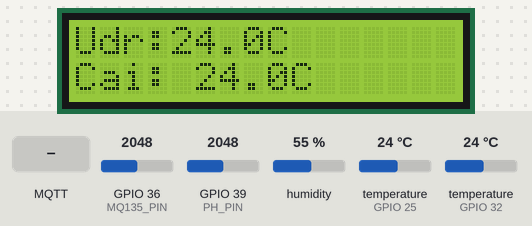
This sketch was run on a simulated ESP32. Parts: 16×2 character LCD. Inputs (shaded band) come from the test bench; at power-on: temperature (sensors on GPIO 25, GPIO 32) 24 °C, GPIO 36 (MQ135_PIN) = 2048, GPIO 39 (PH_PIN) = 2048, humidity 55 %. WiFi joins after 1.5 s; servers stay silent unless stated; the local clock reads 2024-03-15 10:24:30 at power-on unless the sketch sets it; storage starts empty; random numbers use the default seed unless the sketch sets one; no MQTT or app messages arrive unless stated; not simulated (calls return 0 or success): secrets.h; what the sketch prints to the serial monitor is not drawn.

Above: at 6.8 s.
6.9 s: MQTT message "EJECT_SD" arrives on the first subscribed topic
At 12.4 s:
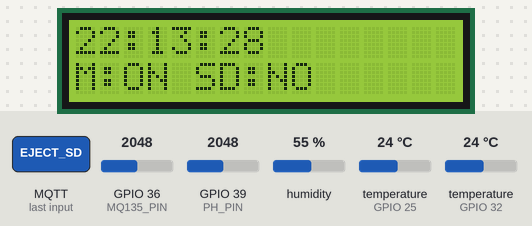
15.5 s: temperature (sensor on GPIO 25) set to 1 °C
At 21.4 s:
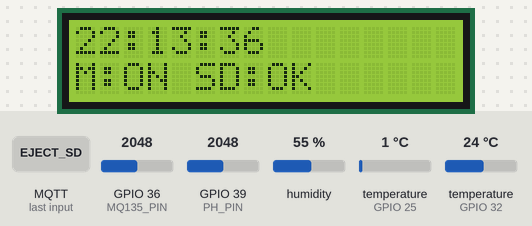
24.5 s: temperature (sensor on GPIO 32) set to 1 °C
28.2 s: GPIO 36 (MQ135_PIN) set to 2866
At 37.6 s:
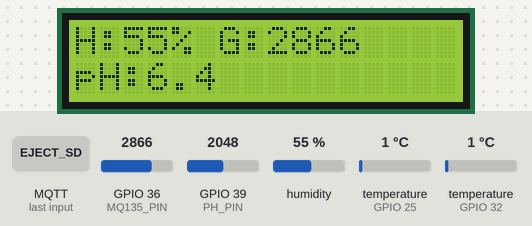
38.1 s: GPIO 39 (PH_PIN) set to 2866
At 46.0 s:
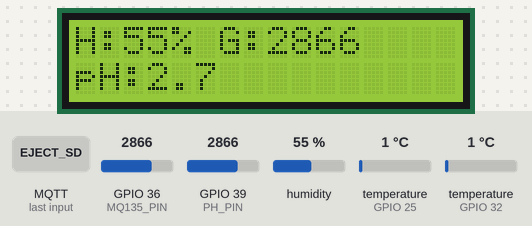
48.8 s: humidity set to 22 %
At 56.1 s:
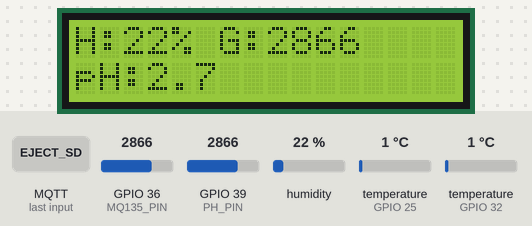
Timing chart, 0 to 57.6 s (numbered marks = the images above; inputs shaded):
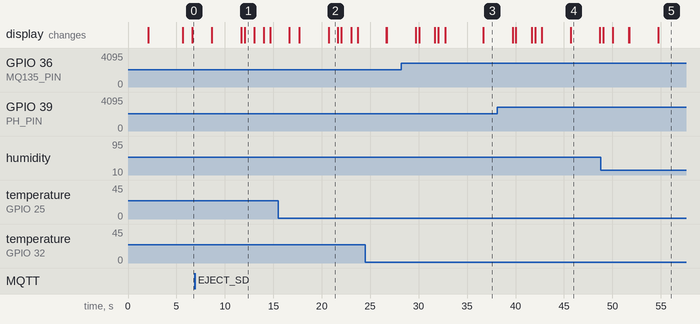

Measured:
- what the display in image 2 shows lasts 1.0 s, from 20.7 s to 21.7 s
- what the display in image 4 shows lasts 3.0 s, from 45.7 s to 48.7 s

The sketch:

enzylife_esp32.ino
```cpp
#include <WiFi.h>
#include <WiFiClientSecure.h>
#include <PubSubClient.h>
#include <DHT.h>
#include <OneWire.h>
#include <DallasTemperature.h>
#include <Wire.h>
#include <LiquidCrystal_I2C.h>
#include <RTClib.h>
#include <FS.h>
#include <SD.h>
#include <SPI.h>
#include "secrets.h"

// ===== CONFIGURATIONS & PINS =====
#define DHTPIN 25
#define DHTTYPE DHT22
#define MQ135_PIN 36
#define PH_PIN 39
#define DS18B20_PIN 32
#define SD_CS_PIN 5

// Konfigurasi WiFi & MQTT Sesuai Jaringanmu
const char* ssid = SECRET_SSID;
const char* wifi_password = SECRET_PASS;
const char* mqtt_server = SECRET_MQTT_SERVER;
const int mqtt_port = 8883;
const char* mqtt_user = SECRET_MQTT_USER;
const char* mqtt_password = SECRET_MQTT_PASS;
const char* mqtt_topic = "enzylife/device01";
const char* mqtt_cmd_topic = "enzylife/device01/cmd";

// Instansiasi Library
DHT dht(DHTPIN, DHTTYPE);
OneWire oneWire(DS18B20_PIN);
DallasTemperature ds18b20(&oneWire);
LiquidCrystal_I2C lcd(0x27, 16, 2);
RTC_DS3231 rtc;
WiFiClientSecure espClient;
PubSubClient client(espClient);

// Variabel Global Sensor & Status
float g_humidity = 0.0;
float g_airTemperature = 0.0;
float g_liquidTemperature = 0.0;
int g_gasRaw = 0;
float g_phValue = 0.0;
bool g_isDisconnected = false;

// State Machine SD Card
enum SDCardState {
    SD_UNMOUNTED,
    SD_READY,
    SD_ERROR,
    SD_EJECTED
};
SDCardState currentSDState = SD_UNMOUNTED;
bool sdAvailable = false;

bool rtcAvailable = false;

// Non-Blocking Timers
unsigned long lastSend = 0;
const unsigned long sendInterval = 5000;

unsigned long lastSDCheck = 0;
const unsigned long sdCheckInterval = 10000;

unsigned long lastWiFiReconnectAttempt = 0;
const unsigned long wifiReconnectInterval = 10000;

unsigned long lastMQTTReconnectAttempt = 0;
const unsigned long mqttReconnectInterval = 10000;

// Prototipe Fungsi
void mountSD();
void unmountSD();
void checkSDCard();
void createCSVIfNeeded();
void writeLogToSD(String timestamp);
void callback(char* topic, byte* payload, unsigned int length);
void connectMQTTNonBlocking();
void handleWiFiReconnectNonBlocking();
void updateLCD();
String getTimestamp();
void readPublishAndLogSensor();

void mountSD() {
    Serial.print("[SD] Menginisialisasi SD Card... ");
    if (!SD.begin(SD_CS_PIN)) {
        Serial.println("GAGAL! Berjalan dalam mode tanpa SD Card.");
        currentSDState = SD_ERROR;
        sdAvailable = false;
    } else {
        Serial.println("BERHASIL! Penyimpanan lokal siap.");
        currentSDState = SD_READY;
        sdAvailable = true;
        createCSVIfNeeded();
    }
}

void unmountSD() {
    Serial.println("[SD] Melakukan unmount berkas dan menonaktifkan pin SPI...");
    SD.end();
    currentSDState = SD_EJECTED;
    sdAvailable = false;
    Serial.println("[SD] Unmounted & Ejected Safely.");
}

void createCSVIfNeeded() {
    if (currentSDState != SD_READY) return;

    if (!SD.exists("/enzylife_log.csv")) {
        File rootFile = SD.open("/enzylife_log.csv", FILE_WRITE);
        if (rootFile) {
            rootFile.println("Timestamp,Air_Temp,Liquid_Temp,Humidity,Gas_Raw,pH_Value");
            rootFile.close();
            Serial.println("[SD] Berkas csv baru berhasil dibuat.");
        } else {
            Serial.println("[SD] File Open Failed: Gagal membuat berkas csv utama.");
            currentSDState = SD_ERROR;
            sdAvailable = false;
        }
    }
}

// ===== SOLUSI OTOMATISASI FIX REKONEKSI SD CARD =====
void checkSDCard() {
    if (millis() - lastSDCheck >= sdCheckInterval) {
        lastSDCheck = millis();

        if (currentSDState == SD_READY) {
            File testFile = SD.open("/enzylife_log.csv", FILE_READ);
            if (!testFile) {
                Serial.println("[SD] WARNING: SD Card terdeteksi dicabut fisik!");
                currentSDState = SD_UNMOUNTED;
                sdAvailable = false;
            } else {
                testFile.close();
            }
        }
        // Jika statusnya UNMOUNTED, ERROR, atau habis di-EJECT lewat tombol web
        else {
            Serial.println("[SD] Auto-Detect: Mencoba menginisialisasi ulang hardware...");

            SD.end();                      // Bersihkan sisa register SPI lama
            digitalWrite(SD_CS_PIN, HIGH); // Buang sisa logika tegangan statis pada pin CS
            delay(150);                    // Beri jeda singkat 150ms agar chip memori stabil

            if (SD.begin(SD_CS_PIN)) {
                currentSDState = SD_READY;
                sdAvailable = true;
                Serial.println("[SD] Auto Mount Success: Kartu baru terdeteksi dan pulih otomatis!");
                createCSVIfNeeded();
            } else {
                Serial.println("[SD] Kartu belum dimasukkan kembali atau tidak merespon.");
            }
        }
    }
}

void writeLogToSD(String timestamp) {
    if (currentSDState != SD_READY) {
        return;
    }

    File logFile = SD.open("/enzylife_log.csv", FILE_APPEND);
    if (logFile) {
        logFile.print(timestamp + ",");
        logFile.print(String(g_airTemperature, 2) + ",");
        if (g_isDisconnected) logFile.print("null,"); else logFile.print(String(g_liquidTemperature, 2) + ",");
        logFile.print(String(g_humidity, 2) + ",");
        logFile.print(String(g_gasRaw) + ",");
        logFile.println(String(g_phValue, 2));
        logFile.close();
        Serial.println("[LOCAL] Sukses mencatat data ke SD Card (.csv)");
    } else {
        Serial.println("[LOCAL] Gagal membuka berkas log di SD Card.");
        currentSDState = SD_ERROR;
        sdAvailable = false;
    }
}

// ===== MQTT CALLBACK =====
void callback(char* topic, byte* payload, unsigned int length) {
    String message = "";
    message.reserve(length + 1);
    for (unsigned int i = 0; i < length; i++) {
        message += (char)payload[i];
    }
    Serial.println("\n[MQTT CMD] Perintah Masuk di Topik: " + String(topic));
    Serial.println("[MQTT CMD] Isi Perintah: " + message);

    if (String(topic) == mqtt_cmd_topic) {
        // Menerima perintah Eject dari tombol satu-satunya di website kamu
        if (message == "EJECT_SD") {
            if (currentSDState == SD_READY) {
                unmountSD();
                Serial.println("[SYSTEM] MicroSD Card sukses di-eject! Aman untuk dicabut.");
            } else {
                Serial.println("[SYSTEM] Proses Eject diabaikan: SD Card sudah tidak aktif.");
            }
        }
    }
}

void connectMQTTNonBlocking() {
    if (WiFi.status() != WL_CONNECTED) return;

    if (millis() - lastMQTTReconnectAttempt >= mqttReconnectInterval) {
        lastMQTTReconnectAttempt = millis();

        Serial.print("Connecting to HiveMQ... ");
        String clientId = "ESP32-EnzyLife-";
        clientId += String(random(0xffff), HEX);

        if (client.connect(clientId.c_str(), mqtt_user, mqtt_password)) {
            Serial.println("Connected");
            client.subscribe(mqtt_cmd_topic);
        } else {
            Serial.print("Failed, rc=");
            Serial.println(client.state());
        }
    }
}

void handleWiFiReconnectNonBlocking() {
    if (WiFi.status() != WL_CONNECTED) {
        if (millis() - lastWiFiReconnectAttempt >= wifiReconnectInterval) {
            lastWiFiReconnectAttempt = millis();
            Serial.print("Connecting WiFi: ");
            Serial.println(ssid);
            WiFi.disconnect();
            WiFi.begin(ssid, wifi_password);
        }
    }
}

void setup() {
    Serial.begin(115200);
    delay(2000);

    lcd.init();
    lcd.backlight();
    lcd.setCursor(0, 0);
    lcd.print("EnzyLife System");
    delay(2000);

    Serial.println("\n=================================");
    Serial.println("   EnzyLife ESP32 FULL SYSTEM");
    Serial.println("=================================");

    dht.begin();
    ds18b20.begin();

    if (!rtc.begin()) {
        Serial.println("[ERROR] Modul RTC DS3231 Tidak Ditemukan!");
        rtcAvailable = false;
    } else {
        Serial.println("[OK] Modul RTC DS3231 Terdeteksi.");
        rtcAvailable = true;
        rtc.adjust(DateTime(F(__DATE__), F(__TIME__)));
    }

    WiFi.begin(ssid, wifi_password);
    unsigned long startTimeout = millis();
    Serial.print("Connecting WiFi: ");
    Serial.println(ssid);
    while (WiFi.status() != WL_CONNECTED && millis() - startTimeout < 10000) {
        delay(500);
        Serial.print(".");
    }

    if (WiFi.status() == WL_CONNECTED) {
        Serial.println("\nWiFi Connected");
    } else {
        Serial.println("\n[WiFi] Timeout awal terlewati, beralih ke background monitoring.");
    }

    Serial.print("Jumlah DS18B20 Terdeteksi = ");
    Serial.println(ds18b20.getDeviceCount());

    espClient.setInsecure();
    client.setServer(mqtt_server, mqtt_port);
    client.setCallback(callback);

    if (WiFi.status() == WL_CONNECTED) {
        connectMQTTNonBlocking();
    }

    mountSD();
}

void loop() {
    handleWiFiReconnectNonBlocking();

    if (WiFi.status() == WL_CONNECTED && !client.connected()) {
        connectMQTTNonBlocking();
    }

    client.loop();
    updateLCD();
    checkSDCard(); // Fungsi pemantau otomatis latar belakang berjalan di sini

    if (millis() - lastSend >= sendInterval) {
        lastSend = millis();
        readPublishAndLogSensor();
    }
}

void updateLCD() {
    static unsigned long lastChange = 0;
    static int page = 0;

    if (millis() - lastChange > 3000) {
        lastChange = millis();
        page++;
        if (page > 2) page = 0;
        lcd.clear();
    }

    lcd.setCursor(0, 0);
    if (page == 0) {
        lcd.print(getTimestamp().substring(11, 19));
        lcd.setCursor(0, 1);
        lcd.print("M:"); lcd.print(client.connected() ? "ON" : "OFF");
        lcd.print(" SD:"); lcd.print(sdAvailable ? "OK" : "NO");
    } else if (page == 1) {
        lcd.print("Udr:"); lcd.print(g_airTemperature, 1); lcd.print("C");
        lcd.setCursor(0, 1);
        lcd.print("Cai: ");
        if (g_isDisconnected) lcd.print("---"); else { lcd.print(g_liquidTemperature, 1); lcd.print("C"); }
    } else {
        lcd.print("H:"); lcd.print(g_humidity, 0); lcd.print("% G:"); lcd.print(g_gasRaw);
        lcd.setCursor(0, 1);
        lcd.print("pH:"); lcd.print(g_phValue, 1);
    }
}

String getTimestamp() {
    if (!rtcAvailable) {
        return "2026-06-30 00:00:00";
    }
    DateTime now = rtc.now();
    char buffer[20];
    sprintf(buffer, "%04d-%02d-%02d %02d:%02d:%02d", now.year(), now.month(), now.day(), now.hour(), now.minute(), now.second());
    return String(buffer);
}

void readPublishAndLogSensor() {
    String timestamp = getTimestamp();

    g_humidity = dht.readHumidity();
    g_airTemperature = dht.readTemperature();
    if (isnan(g_humidity) || isnan(g_airTemperature)) {
        g_humidity = 0; g_airTemperature = 0;
    }

    g_gasRaw = analogRead(MQ135_PIN);

    int phRaw = 0;
    for (int i = 0; i < 15; i++) {
        phRaw += analogRead(PH_PIN);
        delay(10);
    }
    phRaw /= 15;
    float phVoltage = (float)phRaw * (3.3 / 4095.0);
    g_phValue = 6.86 - 5.566 * (phVoltage - 1.562);
    if (g_phValue < 0.0) g_phValue = 0.0;
    if (g_phValue > 14.0) g_phValue = 14.0;

    ds18b20.requestTemperatures();
    float rawLiquidTemp = ds18b20.getTempCByIndex(0);
    g_isDisconnected = (rawLiquidTemp == DEVICE_DISCONNECTED_C || rawLiquidTemp == 85.00 || rawLiquidTemp == -127.00);

    if (g_isDisconnected) {
        g_liquidTemperature = 0.00;
    } else {
        g_liquidTemperature = rawLiquidTemp;
    }

    Serial.println("\n========== DATA MONITORING ==========");
    Serial.println("Waktu System : " + timestamp);
    Serial.printf("Suhu Udara   : %.2f °C\n", g_airTemperature);
    Serial.print("Suhu Cairan  : ");
    if (g_isDisconnected) Serial.println("TIDAK TERDETEKSI"); else Serial.printf("%.2f °C\n", g_liquidTemperature);
    Serial.printf("Kelembapan   : %.2f %%\n", g_humidity);
    Serial.printf("Gas MQ135 Raw : %d\n", g_gasRaw);
    Serial.printf("Nilai pH    : %.2f\n", g_phValue);
    Serial.println("-------------------------------------");

    writeLogToSD(timestamp);

    String payload = "{";
    payload.reserve(256);
    payload += "\"timestamp\":\"" + timestamp + "\",";
    payload += "\"device_id\":\"device01\",";
    payload += "\"sd_available\":" + String(sdAvailable ? "true" : "false") + ",";
    payload += "\"temperature\":" + String(g_airTemperature, 2) + ",";
    if (g_isDisconnected) {
        payload += "\"liquid_temperature\":null,";
    } else {
        payload += "\"liquid_temperature\":" + String(g_liquidTemperature, 2) + ",";
    }
    payload += "\"humidity\":" + String(g_humidity, 2) + ",";
    payload += "\"gas\":" + String(g_gasRaw) + ",";
    payload += "\"ph\":" + String(g_phValue, 2);
    payload += "}";

    if (client.connected()) {
        if (client.publish(mqtt_topic, payload.c_str())) {
            Serial.println("[CLOUD] Sukses mengirim data ke HiveMQ Cloud.");
        } else {
            Serial.println("[CLOUD] Gagal mengirim data via MQTT.");
        }
    } else {
        Serial.println("[CLOUD] Publish Skipped: Broker sedang offline.");
    }
    Serial.println("=====================================");
}
```
